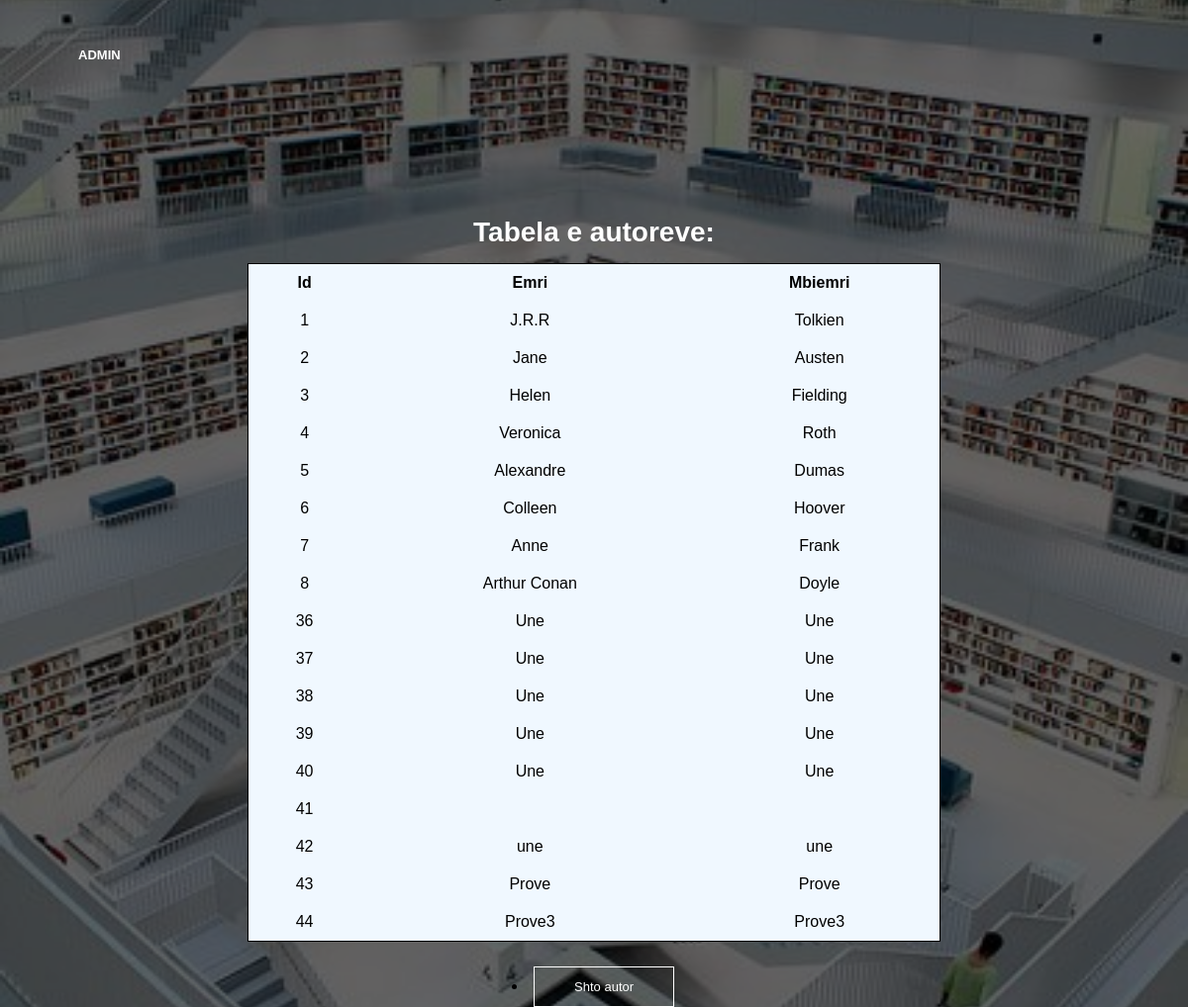
Screenshot of /raporti_autoret.php with the database file from the repository.
### tables this page shows
CREATE TABLE `autoret` (
  `ID_Autor` int(11) NOT NULL,
  `Emri` varchar(20) NOT NULL,
  `Mbiemri` varchar(20) NOT NULL
);

### raporti_autoret.php (the view, shortened to what this page needs)
<?php
    require("lidhja.php");
?>
<html>
<head>
</head>
<body>
    <?php
    $sql = "SELECT * FROM autoret";
    $result  = mysqli_query($conn, $sql);
    ?>
    <div class = "nav-links"  id="navLinks">
        <p><a href = "admin_main_page.php">ADMIN</a></p>
    </div>
    <table class="table-hover">
        <caption >Tabela e autoreve:</caption>
  <thead>
    <tr>
      <th scope="col">Id</th>
      <th scope="col">Emri</th>
      <th scope="col">Mbiemri</th>
    </tr>
  </thead>
  <?php
        while($row = mysqli_fetch_row($result)){
            echo("<tr>");
            foreach($row as $value)
                echo"<td>$value</td>";
            echo("</tr>");
        }
    ?>
</table>
<div class="butonat">
        <li><a href = "add_new_author.php">Shto autor</a></li>
    </div>
</body>
</html>

### raporti_autoret.php (style rules this page uses)
body { font-family: sans-serif; height: 100vh; background: url(images/White\ Library.jpg) center/cover no-repeat fixed; position: relative; }
body::before { content: ""; position: fixed; top: 0; left: 0; width: 100%; height: 100%; background: rgba(0, 0, 0, 0.6); z-index: -1; }
table { margin: 0 auto; margin-top: 100px; background-color: aliceblue; border-collapse: collapse; border: 1px solid black; }
td { padding: 5px; }
th, td { padding: 10px; text-align: center; }
caption { width: 700px; margin:auto; color: white; padding: 15px 0px; font-weight: bold; text-align:center; border-radius:15px 15px 0px 0px; font-size:28px; }
.nav-links { list-style: none; display: inline-block; padding: 2% 6%; justify-content: space-between; align-items: center; }
.nav-links a { color: white; font-weight: bold; text-decoration: none; font-size: 13px; }
.nav-links a::after { content: ''; width: 0%; height: 2px; background: red; display: block; margin: auto; transition: 0.5s; }
.butonat li a { text-decoration: none; color: #fff; border: 1px solid #fff; padding: 12px 40px; font-size: 13px; background: transparent; position: relative; cursor: pointer; width: 150px; }
.butonat li { margin: 3% 43%; text-decoration: none; }

### rows the page displays
autoret: ID_Autor "1", Emri "J.R.R", Mbiemri "Tolkien"
autoret: ID_Autor "2", Emri "Jane", Mbiemri "Austen"
autoret: ID_Autor "3", Emri "Helen", Mbiemri "Fielding"
autoret: ID_Autor "4", Emri "Veronica", Mbiemri "Roth"
autoret: ID_Autor "5", Emri "Alexandre", Mbiemri "Dumas"
autoret: ID_Autor "6", Emri "Colleen", Mbiemri "Hoover"
autoret: ID_Autor "7", Emri "Anne", Mbiemri "Frank"
autoret: ID_Autor "8", Emri "Arthur Conan", Mbiemri "Doyle"
autoret: ID_Autor "36", value "Une"
autoret: ID_Autor "37", value "Une"
autoret: ID_Autor "38", value "Une"
autoret: ID_Autor "39", value "Une"
autoret: ID_Autor "40", value "Une"
autoret: ID_Autor "41"
autoret: ID_Autor "42", value "une"
autoret: ID_Autor "43", value "Prove"
autoret: ID_Autor "44", value "Prove3"
